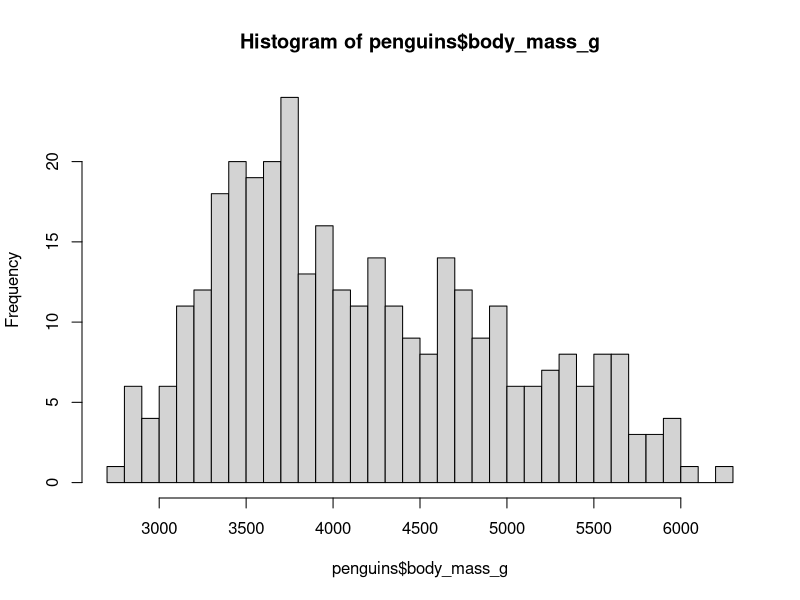
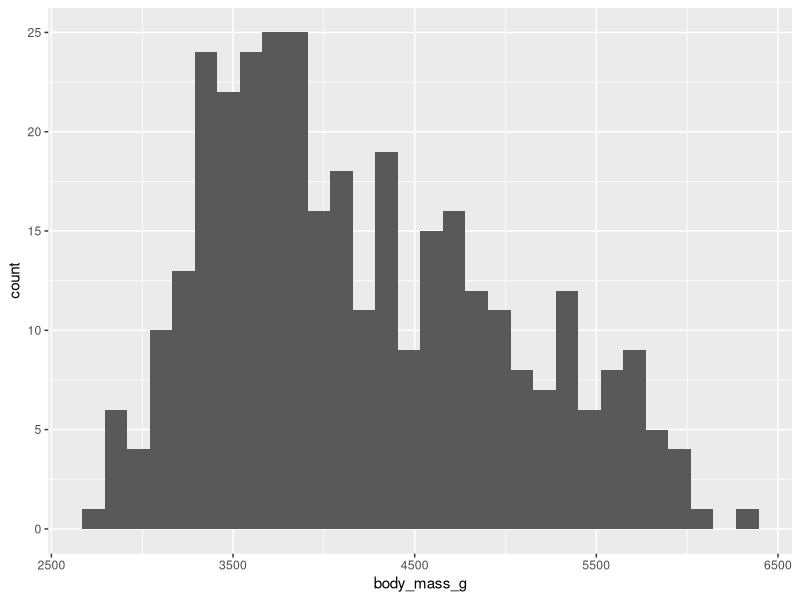
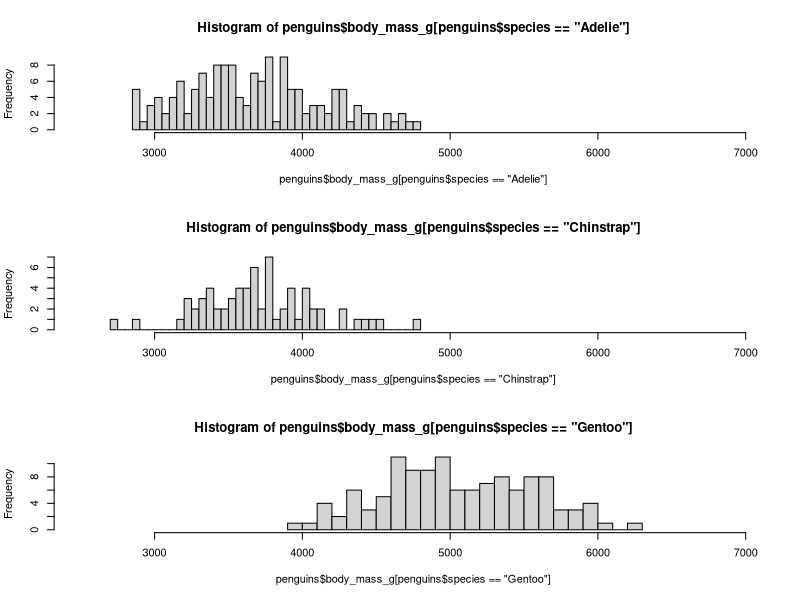
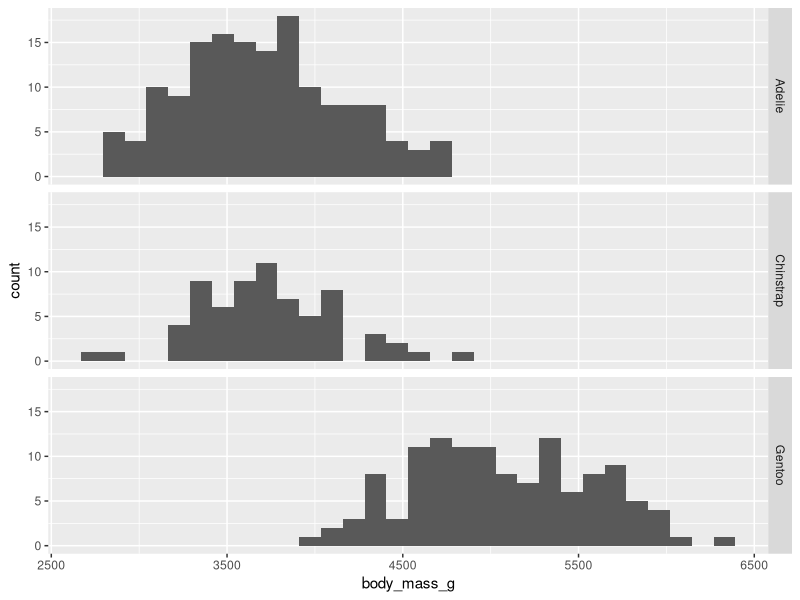
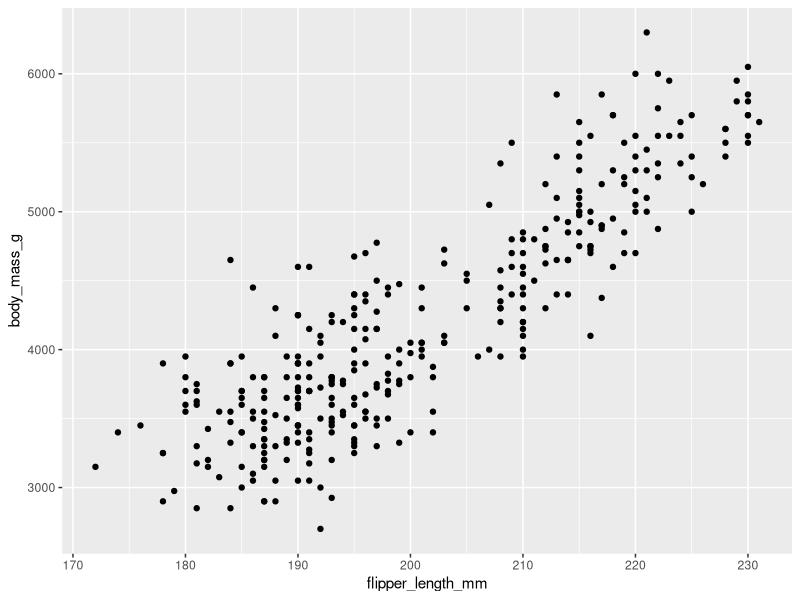
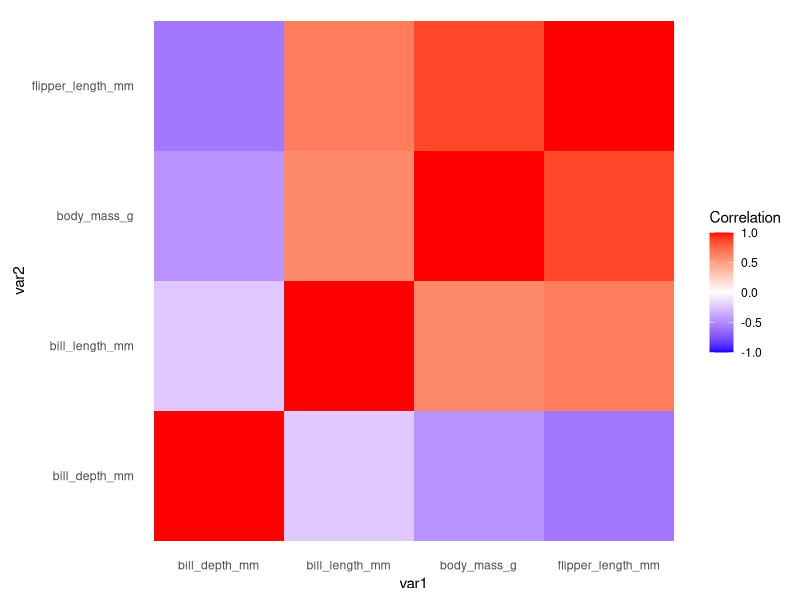
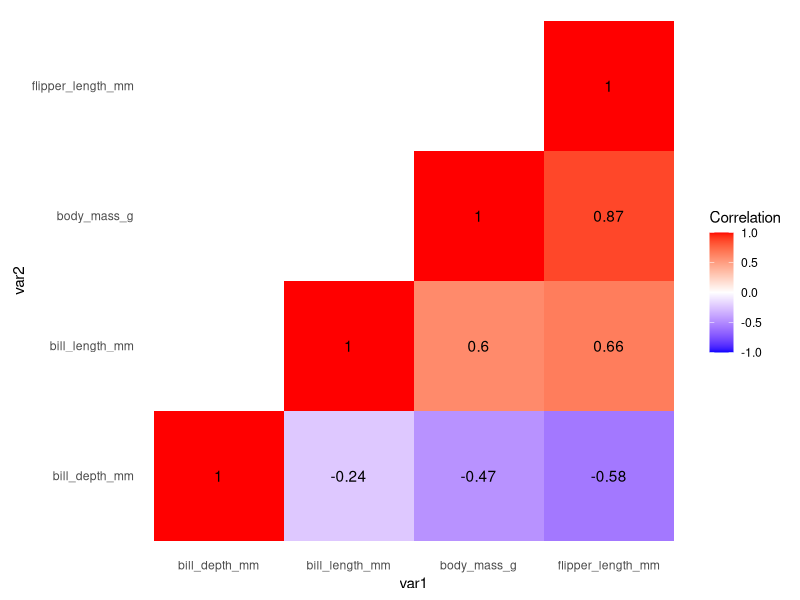
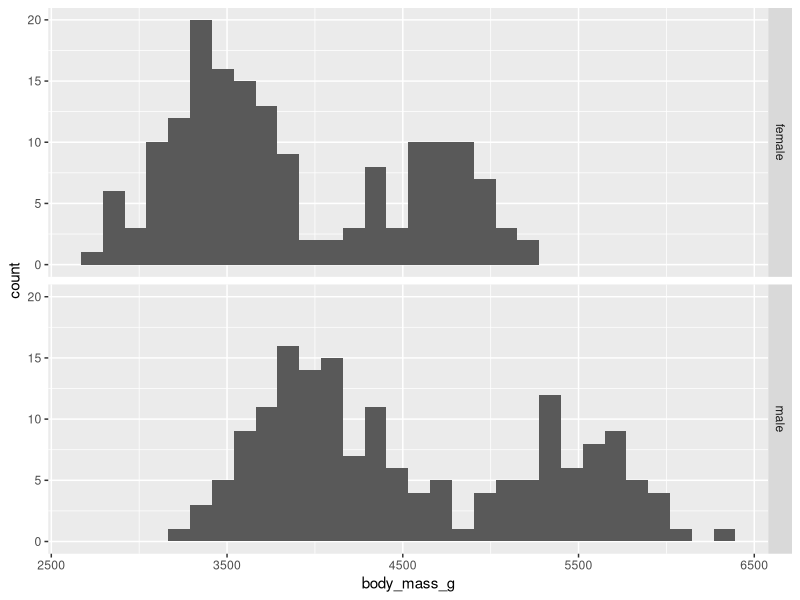

The R script that drew these images, in order:
## ---- chunk 1
library(tidyverse)
## ---- chunk 2
penguins <- read_csv("data/penguins_modified.csv")
## ---- chunk 3
dim(penguins)
colSums(is.na(penguins))
## ---- chunk 4
# Base R
hist(penguins$body_mass_g, breaks = 30)

## ggplot2
ggplot(penguins, aes(body_mass_g)) +
  geom_histogram(bins=30)
## ---- chunk 5
mean(penguins$body_mass_g, na.rm=TRUE)
median(penguins$body_mass_g, na.rm=TRUE)
sd(penguins$body_mass_g, na.rm=TRUE)
var(penguins$body_mass_g, na.rm=TRUE)

# compute multiple measures at once:
summary(penguins$body_mass_g)
## ---- chunk 6
penguins %>%
  summarize(mean_mass = mean(body_mass_g, na.rm=TRUE),
            median_mass = median(body_mass_g, na.rm=TRUE),
            sd_mass = sd(body_mass_g, na.rm=TRUE),
            var_mass = var(body_mass_g, na.rm=TRUE))
## ---- chunk 7
t.test(penguins$body_mass_g)

# just the CI part
t.test(penguins$body_mass_g)$conf.int
## ---- chunk 8
# make sure to exclude missing observations from the calculation:
# standard deviation of the sample divided by the square root of the number of observations
ci <- sd(penguins$body_mass_g, na.rm=TRUE)/sqrt(sum(!is.na(penguins$body_mass_g)))
upper <- mean(penguins$body_mass_g, na.rm=TRUE) + 1.96*ci
lower <- mean(penguins$body_mass_g, na.rm=TRUE) - 1.96*ci

c(lower, upper)
## ---- chunk 9

## ---- chunk 10
# Base R
par(mfrow=c(3,1)) # set the layout
# set the x range explicitly so that histograms align and are more comparable
hist(penguins$body_mass_g[penguins$species == "Adelie"], breaks = 30, xlim = c(2500, 7000))
hist(penguins$body_mass_g[penguins$species == "Chinstrap"], breaks = 30, xlim = c(2500, 7000))
hist(penguins$body_mass_g[penguins$species == "Gentoo"], breaks = 30, xlim = c(2500, 7000))
par(mfrow=c(1,1)) # return to default layout of a single plot

## ggplot2 is easier
ggplot(penguins, aes(body_mass_g)) +
  geom_histogram(bins=30) +
  facet_grid(rows=vars(species))
## ---- chunk 11
penguins %>%
  group_by(species) %>%
  summarize(mean_mass = mean(body_mass_g, na.rm=TRUE),
            median_mass = median(body_mass_g, na.rm=TRUE),
            sd_mass = sd(body_mass_g, na.rm=TRUE),
            var_mass = var(body_mass_g, na.rm=TRUE))
## ---- chunk 12

## ---- chunk 13
table(penguins$sex, useNA = "ifany")
prop.table(table(penguins$sex, useNA = "ifany"))
## ---- chunk 14
penguins %>%
  count(sex) %>%
  mutate(prop = n / sum(n))
## ---- chunk 15
table(penguins$sex, penguins$species, useNA = "ifany")
## ---- chunk 16
prop.table(table(penguins$sex, 
                 penguins$species, 
                 useNA = "ifany"),
           margin = 2)  # margin: 1 = rows, 2 = columns
## ---- chunk 17
count(penguins, sex, species) %>%
  group_by(species) %>%
  arrange(species) %>%
  mutate(prop = n / sum(n))
## ---- chunk 18

## ---- chunk 19
ggplot(penguins, aes(flipper_length_mm, body_mass_g)) +
  geom_point()
## ---- chunk 20
cor(penguins$flipper_length_mm, penguins$body_mass_g)
## ---- chunk 21
cor(penguins$flipper_length_mm, penguins$body_mass_g, use = "pairwise")
## ---- chunk 22
cor.test(penguins$flipper_length_mm, penguins$body_mass_g, use = "pairwise")
## ---- chunk 23
penguins %>%
  summarize(correlation = cor(flipper_length_mm, body_mass_g, use="pairwise"))

penguins %>%
  group_by(species) %>%
  summarize(correlation = cor(flipper_length_mm, body_mass_g, use="pairwise"))
## ---- chunk 24

## ---- chunk 25

## ---- chunk 26
select(penguins, bill_length_mm:body_mass_g)
# penguins[, 3:6]

select(penguins, bill_length_mm:body_mass_g) %>% 
  cor(use="pairwise")
# cor(penguins[, 3:6], use="pairwise")
## ---- chunk 27
select(penguins, bill_length_mm:body_mass_g) %>% 
  cor(use="pairwise") %>%
  # cor() returns a matrix: make it a data frame
  as_tibble(rownames = "var1") %>%
  # ggplot needs data in a particular format:
  pivot_longer(-var1, names_to="var2") %>%
  ggplot(aes(x=var1, y=var2, fill=value)) +
  geom_tile() +
  # ensuring an appropriate color scale
  scale_fill_gradient2(low = "blue", 
                       high = "red", 
                       mid = "white", 
                       midpoint = 0, 
                       limit = c(-1,1), 
                       space = "Lab", 
                       name="Correlation") +
  coord_fixed() + # make squares
  theme_minimal() +
  theme(panel.grid = element_blank())
## ---- chunk 28
select(penguins, bill_length_mm:body_mass_g) %>% 
  cor(use="pairwise") %>%
  as_tibble(rownames = "var1") %>%
  pivot_longer(-var1, names_to="var2") %>%
  filter(var1 >= var2) %>%  # works because variables are presented in alpha order in the plot
  ggplot(aes(x=var1, y=var2, fill=value)) +
  geom_tile() +
  scale_fill_gradient2(low = "blue", 
                       high = "red", 
                       mid = "white", 
                       midpoint = 0, 
                       limit = c(-1,1), 
                       space = "Lab", 
                       name="Correlation") +
  geom_text(aes(label=round(value, 2))) +  # add values directly
  coord_fixed() + 
  theme_minimal() +
  theme(panel.grid = element_blank())
## ---- chunk 29
penguins %>%
  group_by(sex) %>%
  summarize(mean(body_mass_g, na.rm=TRUE),
            sd(body_mass_g, na.rm=TRUE),
            var(body_mass_g, na.rm=TRUE))

penguins %>%
  filter(!is.na(sex)) %>%
  ggplot(aes(body_mass_g)) +
  geom_histogram() + 
  facet_grid(rows=vars(sex))
## ---- chunk 30
t.test(penguins$body_mass_g ~ penguins$sex)
## ---- chunk 31

## ---- chunk 32
t1 <- t.test(penguins$body_mass_g ~ penguins$sex)

# t1 is not a data frame, but we can use some of the same functions/syntax to get components
names(t1)     # names() works for a variety of objects besides data frames
t1$statistic  # $ is used generally in R to get a named element from a containing object
t1$p.value
## ---- chunk 33
t.test(penguins$bill_depth_mm, mu = 17)
## ---- chunk 34
mean(penguins$body_mass_g, na.rm=TRUE)
mean(penguins$body_mass2_g, na.rm=TRUE)

t.test(penguins$body_mass_g, penguins$body_mass2_g, paired = TRUE)
## ---- chunk 35
penguins %>%
  group_by(species) %>%
  summarize(mean(body_mass_g, na.rm=TRUE))
## ---- chunk 36
aov(body_mass_g ~ species, data=penguins)
## ---- chunk 37
aov(body_mass_g ~ species, data=penguins) %>% 
  summary()
# summary(aov(body_mass_g ~ species, data=penguins))
## ---- chunk 38
aov(body_mass_g ~ species, data=penguins) %>% 
  TukeyHSD()
## ---- chunk 39

## ---- chunk 40
penguins %>%
  group_by(species, sex) %>%
  filter(!is.na(sex)) %>%
  summarize(mean(body_mass_g, na.rm=TRUE))
## ---- chunk 41
aov(body_mass_g ~ species + sex, data=penguins) |> 
  summary()
## ---- chunk 42
aov(body_mass_g ~ species * sex, data=penguins) |> 
  summary()
## ---- chunk 43
table(penguins$has_offspring, penguins$health_status)

# how TRUE and FALSE observations of has_offspring are distributed across health_status categories
prop.table(table(penguins$has_offspring, penguins$health_status), 
           margin = 1)  # 1 = rows

# how different health_status categories are distributed in terms of has_offspring
prop.table(table(penguins$has_offspring, penguins$health_status), 
           margin = 2)  # 2 = columns
## ---- chunk 44
chisq.test(penguins$has_offspring, penguins$health_status)

# order doesn't matter
chisq.test(penguins$health_status, penguins$has_offspring)
## ---- chunk 45
table(penguins$island, penguins$tested_positive)

chisq.test(penguins$island, penguins$tested_positive)  ## gives a warning

fisher.test(penguins$island, penguins$tested_positive)
## ---- chunk 46

## ---- chunk 47
quantile(penguins$body_mass_g, 
         probs = c(.1, .25, .5, .75, .9),
         na.rm = TRUE)
## ---- chunk 48
sum(penguins$body_mass_g <= 4750, na.rm=TRUE)/sum(!is.na(penguins$body_mass_g))
## ---- chunk 49
p_mass_ecdf <- ecdf(penguins$body_mass_g)
# p_mass_ecdf is a function

p_mass_ecdf(4750)
sort(penguins$body_mass_g) # sort() drops missing values
p_mass_ecdf(sort(penguins$body_mass_g))  
## ---- chunk 50

## ---- chunk 51
# Normal distribution has default parameters of mean = 0, sd = 1
pnorm(0)    # .5 because 0 is the median of the distribution
qnorm(.5)   # 0 because half of the distribution is to the left of 0
qnorm(.975) # 1.96 
rnorm(3)    # 3 random values
## ---- chunk 52
plot(dnorm(seq(-3, 3, .1)) ~ seq(-3, 3, .1), type="l")
## ---- chunk 53
pnorm(1.6)
